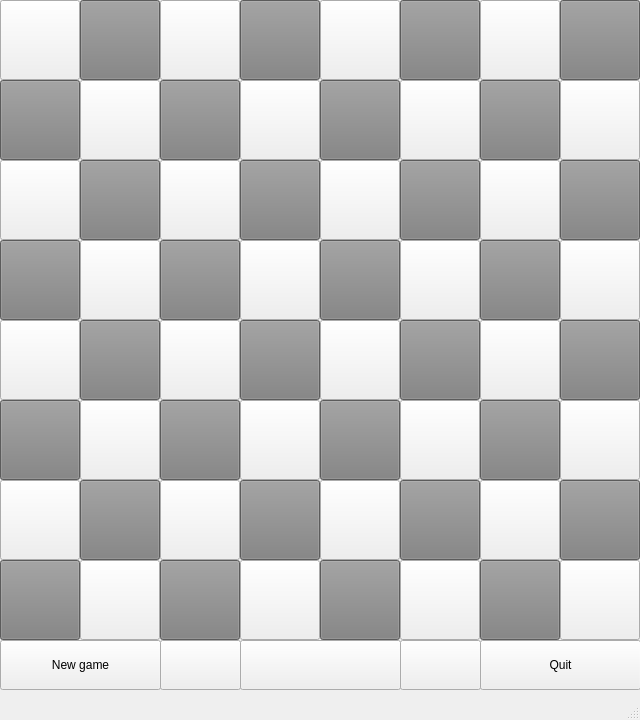
<?xml version="1.0" encoding="UTF-8"?>
<ui version="4.0">
 <class>MainWindow</class>
 <widget class="QMainWindow" name="MainWindow">
  <property name="geometry">
   <rect>
    <x>0</x>
    <y>0</y>
    <width>640</width>
    <height>720</height>
   </rect>
  </property>
  <property name="sizePolicy">
   <sizepolicy hsizetype="Fixed" vsizetype="Fixed">
    <horstretch>0</horstretch>
    <verstretch>0</verstretch>
   </sizepolicy>
  </property>
  <property name="minimumSize">
   <size>
    <width>640</width>
    <height>720</height>
   </size>
  </property>
  <property name="windowTitle">
   <string>MainWindow</string>
  </property>
  <widget class="QWidget" name="centralwidget">
   <widget class="QPushButton" name="Field_71">
    <property name="geometry">
     <rect>
      <x>80</x>
      <y>560</y>
      <width>80</width>
      <height>80</height>
     </rect>
    </property>
    <property name="styleSheet">
     <string notr="true">QPushButton::pressed {
 background-color: #FFEBCD;
}</string>
    </property>
    <property name="text">
     <string/>
    </property>
   </widget>
   <widget class="QPushButton" name="Field_70">
    <property name="geometry">
     <rect>
      <x>0</x>
      <y>560</y>
      <width>80</width>
      <height>80</height>
     </rect>
    </property>
    <property name="styleSheet">
     <string notr="true">QPushButton {
 background-color: #808080;
}

QPushButton::pressed {
 background-color: #FFEBCD;
}</string>
    </property>
    <property name="text">
     <string/>
    </property>
   </widget>
   <widget class="QPushButton" name="Field_72">
    <property name="geometry">
     <rect>
      <x>160</x>
      <y>560</y>
      <width>80</width>
      <height>80</height>
     </rect>
    </property>
    <property name="styleSheet">
     <string notr="true">QPushButton {
 background-color: #808080;
}

QPushButton::pressed {
 background-color: #FFEBCD;
}</string>
    </property>
    <property name="text">
     <string/>
    </property>
   </widget>
   <widget class="QPushButton" name="Field_73">
    <property name="geometry">
     <rect>
      <x>240</x>
      <y>560</y>
      <width>80</width>
      <height>80</height>
     </rect>
    </property>
    <property name="styleSheet">
     <string notr="true">QPushButton::pressed {
 background-color: #FFEBCD;
}</string>
    </property>
    <property name="text">
     <string/>
    </property>
   </widget>
   <widget class="QPushButton" name="Field_76">
    <property name="geometry">
     <rect>
      <x>480</x>
      <y>560</y>
      <width>80</width>
      <height>80</height>
     </rect>
    </property>
    <property name="styleSheet">
     <string notr="true">QPushButton {
 background-color: #808080;
}

QPushButton::pressed {
 background-color: #FFEBCD;
}</string>
    </property>
    <property name="text">
     <string/>
    </property>
   </widget>
   <widget class="QPushButton" name="Field_75">
    <property name="geometry">
     <rect>
      <x>400</x>
      <y>560</y>
      <width>80</width>
      <height>80</height>
     </rect>
    </property>
    <property name="styleSheet">
     <string notr="true">QPushButton::pressed {
 background-color: #FFEBCD;
}</string>
    </property>
    <property name="text">
     <string/>
    </property>
   </widget>
   <widget class="QPushButton" name="Field_77">
    <property name="geometry">
     <rect>
      <x>560</x>
      <y>560</y>
      <width>80</width>
      <height>80</height>
     </rect>
    </property>
    <property name="styleSheet">
     <string notr="true">QPushButton::pressed {
 background-color: #FFEBCD;
}</string>
    </property>
    <property name="text">
     <string/>
    </property>
   </widget>
   <widget class="QPushButton" name="Field_74">
    <property name="geometry">
     <rect>
      <x>320</x>
      <y>560</y>
      <width>80</width>
      <height>80</height>
     </rect>
    </property>
    <property name="styleSheet">
     <string notr="true">QPushButton {
 background-color: #808080;
}

QPushButton::pressed {
 background-color: #FFEBCD;
}</string>
    </property>
    <property name="text">
     <string/>
    </property>
   </widget>
   <widget class="QPushButton" name="Field_62">
    <property name="geometry">
     <rect>
      <x>160</x>
      <y>480</y>
      <width>80</width>
      <height>80</height>
     </rect>
    </property>
    <property name="styleSheet">
     <string notr="true">QPushButton::pressed {
 background-color: #FFEBCD;
}</string>
    </property>
    <property name="text">
     <string/>
    </property>
   </widget>
   <widget class="QPushButton" name="Field_65">
    <property name="geometry">
     <rect>
      <x>400</x>
      <y>480</y>
      <width>80</width>
      <height>80</height>
     </rect>
    </property>
    <property name="styleSheet">
     <string notr="true">QPushButton {
 background-color: #808080;
}

QPushButton::pressed {
 background-color: #FFEBCD;
}</string>
    </property>
    <property name="text">
     <string/>
    </property>
   </widget>
   <widget class="QPushButton" name="Field_60">
    <property name="geometry">
     <rect>
      <x>0</x>
      <y>480</y>
      <width>80</width>
      <height>80</height>
     </rect>
    </property>
    <property name="styleSheet">
     <string notr="true">QPushButton::pressed {
 background-color: #FFEBCD;
}</string>
    </property>
    <property name="text">
     <string/>
    </property>
   </widget>
   <widget class="QPushButton" name="Field_67">
    <property name="geometry">
     <rect>
      <x>560</x>
      <y>480</y>
      <width>80</width>
      <height>80</height>
     </rect>
    </property>
    <property name="styleSheet">
     <string notr="true">QPushButton {
 background-color: #808080;
}

QPushButton::pressed {
 background-color: #FFEBCD;
}</string>
    </property>
    <property name="text">
     <string/>
    </property>
   </widget>
   <widget class="QPushButton" name="Field_63">
    <property name="geometry">
     <rect>
      <x>240</x>
      <y>480</y>
      <width>80</width>
      <height>80</height>
     </rect>
    </property>
    <property name="styleSheet">
     <string notr="true">QPushButton {
 background-color: #808080;
}

QPushButton::pressed {
 background-color: #FFEBCD;
}</string>
    </property>
    <property name="text">
     <string/>
    </property>
   </widget>
   <widget class="QPushButton" name="Field_61">
    <property name="geometry">
     <rect>
      <x>80</x>
      <y>480</y>
      <width>80</width>
      <height>80</height>
     </rect>
    </property>
    <property name="styleSheet">
     <string notr="true">QPushButton {
 background-color: #808080;
}

QPushButton::pressed {
 background-color: #FFEBCD;
}</string>
    </property>
    <property name="text">
     <string/>
    </property>
   </widget>
   <widget class="QPushButton" name="Field_66">
    <property name="geometry">
     <rect>
      <x>480</x>
      <y>480</y>
      <width>80</width>
      <height>80</height>
     </rect>
    </property>
    <property name="styleSheet">
     <string notr="true">QPushButton::pressed {
 background-color: #FFEBCD;
}</string>
    </property>
    <property name="text">
     <string/>
    </property>
   </widget>
   <widget class="QPushButton" name="Field_64">
    <property name="geometry">
     <rect>
      <x>320</x>
      <y>480</y>
      <width>80</width>
      <height>80</height>
     </rect>
    </property>
    <property name="styleSheet">
     <string notr="true">QPushButton::pressed {
 background-color: #FFEBCD;
}</string>
    </property>
    <property name="text">
     <string/>
    </property>
   </widget>
   <widget class="QPushButton" name="Field_51">
    <property name="geometry">
     <rect>
      <x>80</x>
      <y>400</y>
      <width>80</width>
      <height>80</height>
     </rect>
    </property>
    <property name="styleSheet">
     <string notr="true">QPushButton::pressed {
 background-color: #FFEBCD;
}</string>
    </property>
    <property name="text">
     <string/>
    </property>
   </widget>
   <widget class="QPushButton" name="Field_53">
    <property name="geometry">
     <rect>
      <x>240</x>
      <y>400</y>
      <width>80</width>
      <height>80</height>
     </rect>
    </property>
    <property name="styleSheet">
     <string notr="true">QPushButton::pressed {
 background-color: #FFEBCD;
}</string>
    </property>
    <property name="text">
     <string/>
    </property>
   </widget>
   <widget class="QPushButton" name="Field_50">
    <property name="geometry">
     <rect>
      <x>0</x>
      <y>400</y>
      <width>80</width>
      <height>80</height>
     </rect>
    </property>
    <property name="styleSheet">
     <string notr="true">QPushButton {
 background-color: #808080;
}

QPushButton::pressed {
 background-color: #FFEBCD;
}</string>
    </property>
    <property name="text">
     <string/>
    </property>
   </widget>
   <widget class="QPushButton" name="Field_57">
    <property name="geometry">
     <rect>
      <x>560</x>
      <y>400</y>
      <width>80</width>
      <height>80</height>
     </rect>
    </property>
    <property name="styleSheet">
     <string notr="true">QPushButton::pressed {
 background-color: #FFEBCD;
}</string>
    </property>
    <property name="text">
     <string/>
    </property>
   </widget>
   <widget class="QPushButton" name="Field_56">
    <property name="geometry">
     <rect>
      <x>480</x>
      <y>400</y>
      <width>80</width>
      <height>80</height>
     </rect>
    </property>
    <property name="styleSheet">
     <string notr="true">QPushButton {
 background-color: #808080;
}

QPushButton::pressed {
 background-color: #FFEBCD;
}</string>
    </property>
    <property name="text">
     <string/>
    </property>
   </widget>
   <widget class="QPushButton" name="Field_55">
    <property name="geometry">
     <rect>
      <x>400</x>
      <y>400</y>
      <width>80</width>
      <height>80</height>
     </rect>
    </property>
    <property name="styleSheet">
     <string notr="true">QPushButton::pressed {
 background-color: #FFEBCD;
}</string>
    </property>
    <property name="text">
     <string/>
    </property>
   </widget>
   <widget class="QPushButton" name="Field_52">
    <property name="geometry">
     <rect>
      <x>160</x>
      <y>400</y>
      <width>80</width>
      <height>80</height>
     </rect>
    </property>
    <property name="styleSheet">
     <string notr="true">QPushButton {
 background-color: #808080;
}

QPushButton::pressed {
 background-color: #FFEBCD;
}</string>
    </property>
    <property name="text">
     <string/>
    </property>
   </widget>
   <widget class="QPushButton" name="Field_54">
    <property name="geometry">
     <rect>
      <x>320</x>
      <y>400</y>
      <width>80</width>
      <height>80</height>
     </rect>
    </property>
    <property name="styleSheet">
     <string notr="true">QPushButton {
 background-color: #808080;
}

QPushButton::pressed {
 background-color: #FFEBCD;
}</string>
    </property>
    <property name="text">
     <string/>
    </property>
   </widget>
   <widget class="QPushButton" name="Field_41">
    <property name="geometry">
     <rect>
      <x>80</x>
      <y>320</y>
      <width>80</width>
      <height>80</height>
     </rect>
    </property>
    <property name="styleSheet">
     <string notr="true">QPushButton {
 background-color: #808080;
}

QPushButton::pressed {
 background-color: #FFEBCD;
}</string>
    </property>
    <property name="text">
     <string/>
    </property>
   </widget>
   <widget class="QPushButton" name="Field_43">
    <property name="geometry">
     <rect>
      <x>240</x>
      <y>320</y>
      <width>80</width>
      <height>80</height>
     </rect>
    </property>
    <property name="styleSheet">
     <string notr="true">QPushButton {
 background-color: #808080;
}

QPushButton::pressed {
 background-color: #FFEBCD;
}</string>
    </property>
    <property name="text">
     <string/>
    </property>
   </widget>
   <widget class="QPushButton" name="Field_40">
    <property name="geometry">
     <rect>
      <x>0</x>
      <y>320</y>
      <width>80</width>
      <height>80</height>
     </rect>
    </property>
    <property name="styleSheet">
     <string notr="true">QPushButton::pressed {
 background-color: #FFEBCD;
}</string>
    </property>
    <property name="text">
     <string/>
    </property>
   </widget>
   <widget class="QPushButton" name="Field_47">
    <property name="geometry">
     <rect>
      <x>560</x>
      <y>320</y>
      <width>80</width>
      <height>80</height>
     </rect>
    </property>
    <property name="styleSheet">
     <string notr="true">QPushButton {
 background-color: #808080;
}

QPushButton::pressed {
 background-color: #FFEBCD;
}</string>
    </property>
    <property name="text">
     <string/>
    </property>
   </widget>
   <widget class="QPushButton" name="Field_46">
    <property name="geometry">
     <rect>
      <x>480</x>
      <y>320</y>
      <width>80</width>
      <height>80</height>
     </rect>
    </property>
    <property name="styleSheet">
     <string notr="true">QPushButton::pressed {
 background-color: #FFEBCD;
}</string>
    </property>
    <property name="text">
     <string/>
    </property>
   </widget>
   <widget class="QPushButton" name="Field_45">
    <property name="geometry">
     <rect>
      <x>400</x>
      <y>320</y>
      <width>80</width>
      <height>80</height>
     </rect>
    </property>
    <property name="styleSheet">
     <string notr="true">QPushButton {
 background-color: #808080;
}

QPushButton::pressed {
 background-color: #FFEBCD;
}</string>
    </property>
    <property name="text">
     <string/>
    </property>
   </widget>
   <widget class="QPushButton" name="Field_42">
    <property name="geometry">
     <rect>
      <x>160</x>
      <y>320</y>
      <width>80</width>
      <height>80</height>
     </rect>
    </property>
    <property name="styleSheet">
     <string notr="true">QPushButton::pressed {
 background-color: #FFEBCD;
}</string>
    </property>
    <property name="text">
     <string/>
    </property>
   </widget>
   <widget class="QPushButton" name="Field_44">
    <property name="geometry">
     <rect>
      <x>320</x>
      <y>320</y>
      <width>80</width>
      <height>80</height>
     </rect>
    </property>
    <property name="styleSheet">
     <string notr="true">QPushButton::pressed {
 background-color: #FFEBCD;
}</string>
    </property>
    <property name="text">
     <string/>
    </property>
   </widget>
   <widget class="QPushButton" name="Field_04">
    <property name="geometry">
     <rect>
      <x>320</x>
      <y>0</y>
      <width>80</width>
      <height>80</height>
     </rect>
    </property>
    <property name="styleSheet">
     <string notr="true">QPushButton::pressed {
 background-color: #FFEBCD;
}</string>
    </property>
    <property name="text">
     <string/>
    </property>
   </widget>
   <widget class="QPushButton" name="Field_25">
    <property name="geometry">
     <rect>
      <x>400</x>
      <y>160</y>
      <width>80</width>
      <height>80</height>
     </rect>
    </property>
    <property name="styleSheet">
     <string notr="true">QPushButton {
 background-color: #808080;
}

QPushButton::pressed {
 background-color: #FFEBCD;
}</string>
    </property>
    <property name="text">
     <string/>
    </property>
   </widget>
   <widget class="QPushButton" name="Field_22">
    <property name="geometry">
     <rect>
      <x>160</x>
      <y>160</y>
      <width>80</width>
      <height>80</height>
     </rect>
    </property>
    <property name="styleSheet">
     <string notr="true">QPushButton::pressed {
 background-color: #FFEBCD;
}</string>
    </property>
    <property name="text">
     <string/>
    </property>
   </widget>
   <widget class="QPushButton" name="Field_17">
    <property name="geometry">
     <rect>
      <x>560</x>
      <y>80</y>
      <width>80</width>
      <height>80</height>
     </rect>
    </property>
    <property name="styleSheet">
     <string notr="true">QPushButton::pressed {
 background-color: #FFEBCD;
}</string>
    </property>
    <property name="text">
     <string/>
    </property>
   </widget>
   <widget class="QPushButton" name="Field_11">
    <property name="geometry">
     <rect>
      <x>80</x>
      <y>80</y>
      <width>80</width>
      <height>80</height>
     </rect>
    </property>
    <property name="styleSheet">
     <string notr="true">QPushButton::pressed {
 background-color: #FFEBCD;
}</string>
    </property>
    <property name="text">
     <string/>
    </property>
   </widget>
   <widget class="QPushButton" name="Field_13">
    <property name="geometry">
     <rect>
      <x>240</x>
      <y>80</y>
      <width>80</width>
      <height>80</height>
     </rect>
    </property>
    <property name="styleSheet">
     <string notr="true">QPushButton::pressed {
 background-color: #FFEBCD;
}</string>
    </property>
    <property name="text">
     <string/>
    </property>
   </widget>
   <widget class="QPushButton" name="Field_12">
    <property name="geometry">
     <rect>
      <x>160</x>
      <y>80</y>
      <width>80</width>
      <height>80</height>
     </rect>
    </property>
    <property name="styleSheet">
     <string notr="true">QPushButton {
 background-color: #808080;
}

QPushButton::pressed {
 background-color: #FFEBCD;
}</string>
    </property>
    <property name="text">
     <string/>
    </property>
   </widget>
   <widget class="QPushButton" name="Field_35">
    <property name="geometry">
     <rect>
      <x>400</x>
      <y>240</y>
      <width>80</width>
      <height>80</height>
     </rect>
    </property>
    <property name="styleSheet">
     <string notr="true">QPushButton::pressed {
 background-color: #FFEBCD;
}</string>
    </property>
    <property name="text">
     <string/>
    </property>
   </widget>
   <widget class="QPushButton" name="Field_06">
    <property name="geometry">
     <rect>
      <x>480</x>
      <y>0</y>
      <width>80</width>
      <height>80</height>
     </rect>
    </property>
    <property name="styleSheet">
     <string notr="true">QPushButton::pressed {
 background-color: #FFEBCD;
}</string>
    </property>
    <property name="text">
     <string/>
    </property>
   </widget>
   <widget class="QPushButton" name="Field_20">
    <property name="geometry">
     <rect>
      <x>0</x>
      <y>160</y>
      <width>80</width>
      <height>80</height>
     </rect>
    </property>
    <property name="styleSheet">
     <string notr="true">QPushButton::pressed {
 background-color: #FFEBCD;
}</string>
    </property>
    <property name="text">
     <string/>
    </property>
   </widget>
   <widget class="QPushButton" name="Field_02">
    <property name="geometry">
     <rect>
      <x>160</x>
      <y>0</y>
      <width>80</width>
      <height>80</height>
     </rect>
    </property>
    <property name="styleSheet">
     <string notr="true">QPushButton::pressed {
 background-color: #FFEBCD;
}</string>
    </property>
    <property name="text">
     <string/>
    </property>
   </widget>
   <widget class="QPushButton" name="Field_21">
    <property name="geometry">
     <rect>
      <x>80</x>
      <y>160</y>
      <width>80</width>
      <height>80</height>
     </rect>
    </property>
    <property name="styleSheet">
     <string notr="true">QPushButton {
 background-color: #808080;
}

QPushButton::pressed {
 background-color: #FFEBCD;
}</string>
    </property>
    <property name="text">
     <string/>
    </property>
   </widget>
   <widget class="QPushButton" name="Field_33">
    <property name="geometry">
     <rect>
      <x>240</x>
      <y>240</y>
      <width>80</width>
      <height>80</height>
     </rect>
    </property>
    <property name="styleSheet">
     <string notr="true">QPushButton::pressed {
 background-color: #FFEBCD;
}</string>
    </property>
    <property name="text">
     <string/>
    </property>
   </widget>
   <widget class="QPushButton" name="Field_10">
    <property name="geometry">
     <rect>
      <x>0</x>
      <y>80</y>
      <width>80</width>
      <height>80</height>
     </rect>
    </property>
    <property name="styleSheet">
     <string notr="true">QPushButton {
 background-color: #808080;
}

QPushButton::pressed {
 background-color: #FFEBCD;
}</string>
    </property>
    <property name="text">
     <string/>
    </property>
   </widget>
   <widget class="QPushButton" name="Field_14">
    <property name="geometry">
     <rect>
      <x>320</x>
      <y>80</y>
      <width>80</width>
      <height>80</height>
     </rect>
    </property>
    <property name="styleSheet">
     <string notr="true">QPushButton {
 background-color: #808080;
}

QPushButton::pressed {
 background-color: #FFEBCD;
}</string>
    </property>
    <property name="text">
     <string/>
    </property>
   </widget>
   <widget class="QPushButton" name="Field_32">
    <property name="geometry">
     <rect>
      <x>160</x>
      <y>240</y>
      <width>80</width>
      <height>80</height>
     </rect>
    </property>
    <property name="styleSheet">
     <string notr="true">QPushButton {
 background-color: #808080;
}

QPushButton::pressed {
 background-color: #FFEBCD;
}</string>
    </property>
    <property name="text">
     <string/>
    </property>
   </widget>
   <widget class="QPushButton" name="Field_01">
    <property name="geometry">
     <rect>
      <x>80</x>
      <y>0</y>
      <width>80</width>
      <height>80</height>
     </rect>
    </property>
    <property name="styleSheet">
     <string notr="true">QPushButton {
 background-color: #808080;
}

QPushButton::pressed {
 background-color: #FFEBCD;
}</string>
    </property>
    <property name="text">
     <string/>
    </property>
   </widget>
   <widget class="QPushButton" name="Field_23">
    <property name="geometry">
     <rect>
      <x>240</x>
      <y>160</y>
      <width>80</width>
      <height>80</height>
     </rect>
    </property>
    <property name="styleSheet">
     <string notr="true">QPushButton {
 background-color: #808080;
}

QPushButton::pressed {
 background-color: #FFEBCD;
}</string>
    </property>
    <property name="text">
     <string/>
    </property>
   </widget>
   <widget class="QPushButton" name="Field_24">
    <property name="geometry">
     <rect>
      <x>320</x>
      <y>160</y>
      <width>80</width>
      <height>80</height>
     </rect>
    </property>
    <property name="styleSheet">
     <string notr="true">QPushButton::pressed {
 background-color: #FFEBCD;
}</string>
    </property>
    <property name="text">
     <string/>
    </property>
   </widget>
   <widget class="QPushButton" name="Field_26">
    <property name="geometry">
     <rect>
      <x>480</x>
      <y>160</y>
      <width>80</width>
      <height>80</height>
     </rect>
    </property>
    <property name="styleSheet">
     <string notr="true">QPushButton::pressed {
 background-color: #FFEBCD;
}</string>
    </property>
    <property name="text">
     <string/>
    </property>
   </widget>
   <widget class="QPushButton" name="Field_07">
    <property name="geometry">
     <rect>
      <x>560</x>
      <y>0</y>
      <width>80</width>
      <height>80</height>
     </rect>
    </property>
    <property name="styleSheet">
     <string notr="true">QPushButton {
 background-color: #808080;
}

QPushButton::pressed {
 background-color: #FFEBCD;
}</string>
    </property>
    <property name="text">
     <string/>
    </property>
   </widget>
   <widget class="QPushButton" name="Field_00">
    <property name="geometry">
     <rect>
      <x>0</x>
      <y>0</y>
      <width>80</width>
      <height>80</height>
     </rect>
    </property>
    <property name="styleSheet">
     <string notr="true">QPushButton::pressed {
 background-color: #FFEBCD;
}</string>
    </property>
    <property name="text">
     <string/>
    </property>
   </widget>
   <widget class="QPushButton" name="Field_36">
    <property name="geometry">
     <rect>
      <x>480</x>
      <y>240</y>
      <width>80</width>
      <height>80</height>
     </rect>
    </property>
    <property name="styleSheet">
     <string notr="true">QPushButton {
 background-color: #808080;
}

QPushButton::pressed {
 background-color: #FFEBCD;
}</string>
    </property>
    <property name="text">
     <string/>
    </property>
   </widget>
   <widget class="QPushButton" name="Field_27">
    <property name="geometry">
     <rect>
      <x>560</x>
      <y>160</y>
      <width>80</width>
      <height>80</height>
     </rect>
    </property>
    <property name="styleSheet">
     <string notr="true">QPushButton {
 background-color: #808080;
}

QPushButton::pressed {
 background-color: #FFEBCD;
}</string>
    </property>
    <property name="text">
     <string/>
    </property>
   </widget>
   <widget class="QPushButton" name="Field_37">
    <property name="geometry">
     <rect>
      <x>560</x>
      <y>240</y>
      <width>80</width>
      <height>80</height>
     </rect>
    </property>
    <property name="styleSheet">
     <string notr="true">QPushButton::pressed {
 background-color: #FFEBCD;
}</string>
    </property>
    <property name="text">
     <string/>
    </property>
   </widget>
   <widget class="QPushButton" name="Field_05">
    <property name="geometry">
     <rect>
      <x>400</x>
      <y>0</y>
      <width>80</width>
      <height>80</height>
     </rect>
    </property>
    <property name="styleSheet">
     <string notr="true">QPushButton {
 background-color: #808080;
}

QPushButton::pressed {
 background-color: #FFEBCD;
}</string>
    </property>
    <property name="text">
     <string/>
    </property>
   </widget>
   <widget class="QPushButton" name="Field_30">
    <property name="geometry">
     <rect>
      <x>0</x>
      <y>240</y>
      <width>80</width>
      <height>80</height>
     </rect>
    </property>
    <property name="styleSheet">
     <string notr="true">QPushButton {
 background-color: #808080;
}

QPushButton::pressed {
 background-color: #FFEBCD;
}</string>
    </property>
    <property name="text">
     <string/>
    </property>
   </widget>
   <widget class="QPushButton" name="Field_16">
    <property name="geometry">
     <rect>
      <x>480</x>
      <y>80</y>
      <width>80</width>
      <height>80</height>
     </rect>
    </property>
    <property name="styleSheet">
     <string notr="true">QPushButton {
 background-color: #808080;
}

QPushButton::pressed {
 background-color: #FFEBCD;
}</string>
    </property>
    <property name="text">
     <string/>
    </property>
   </widget>
   <widget class="QPushButton" name="Field_31">
    <property name="geometry">
     <rect>
      <x>80</x>
      <y>240</y>
      <width>80</width>
      <height>80</height>
     </rect>
    </property>
    <property name="styleSheet">
     <string notr="true">QPushButton::pressed {
 background-color: #FFEBCD;
}</string>
    </property>
    <property name="text">
     <string/>
    </property>
   </widget>
   <widget class="QPushButton" name="Field_03">
    <property name="geometry">
     <rect>
      <x>240</x>
      <y>0</y>
      <width>80</width>
      <height>80</height>
     </rect>
    </property>
    <property name="styleSheet">
     <string notr="true">QPushButton {
 background-color: #808080;
}

QPushButton::pressed {
 background-color: #FFEBCD;
}</string>
    </property>
    <property name="text">
     <string/>
    </property>
   </widget>
   <widget class="QPushButton" name="Field_15">
    <property name="geometry">
     <rect>
      <x>400</x>
      <y>80</y>
      <width>80</width>
      <height>80</height>
     </rect>
    </property>
    <property name="styleSheet">
     <string notr="true">QPushButton::pressed {
 background-color: #FFEBCD;
}</string>
    </property>
    <property name="text">
     <string/>
    </property>
   </widget>
   <widget class="QPushButton" name="Field_34">
    <property name="geometry">
     <rect>
      <x>320</x>
      <y>240</y>
      <width>80</width>
      <height>80</height>
     </rect>
    </property>
    <property name="styleSheet">
     <string notr="true">QPushButton {
 background-color: #808080;
}

QPushButton::pressed {
 background-color: #FFEBCD;
}</string>
    </property>
    <property name="text">
     <string/>
    </property>
   </widget>
   <widget class="QToolButton" name="NewGame">
    <property name="geometry">
     <rect>
      <x>0</x>
      <y>640</y>
      <width>161</width>
      <height>50</height>
     </rect>
    </property>
    <property name="text">
     <string>New game</string>
    </property>
   </widget>
   <widget class="QToolButton" name="Quit">
    <property name="geometry">
     <rect>
      <x>480</x>
      <y>640</y>
      <width>161</width>
      <height>50</height>
     </rect>
    </property>
    <property name="text">
     <string>Quit</string>
    </property>
   </widget>
   <widget class="QToolButton" name="Turn">
    <property name="geometry">
     <rect>
      <x>240</x>
      <y>640</y>
      <width>161</width>
      <height>50</height>
     </rect>
    </property>
    <property name="text">
     <string/>
    </property>
    <property name="icon">
     <iconset resource="qtresourceexample.qrc">
      <normaloff>:/img/right_arrow_white.png</normaloff>:/img/right_arrow_white.png</iconset>
    </property>
    <property name="iconSize">
     <size>
      <width>48</width>
      <height>48</height>
     </size>
    </property>
   </widget>
   <widget class="QToolButton" name="TurnBlack">
    <property name="geometry">
     <rect>
      <x>160</x>
      <y>640</y>
      <width>81</width>
      <height>50</height>
     </rect>
    </property>
    <property name="text">
     <string/>
    </property>
    <property name="icon">
     <iconset resource="qtresourceexample.qrc">
      <normaloff>:/img/pawn.png</normaloff>:/img/pawn.png</iconset>
    </property>
    <property name="iconSize">
     <size>
      <width>48</width>
      <height>48</height>
     </size>
    </property>
   </widget>
   <widget class="QToolButton" name="TurnWhite">
    <property name="geometry">
     <rect>
      <x>400</x>
      <y>640</y>
      <width>81</width>
      <height>50</height>
     </rect>
    </property>
    <property name="text">
     <string/>
    </property>
    <property name="icon">
     <iconset resource="qtresourceexample.qrc">
      <normaloff>:/img/pawn_white.png</normaloff>:/img/pawn_white.png</iconset>
    </property>
    <property name="iconSize">
     <size>
      <width>48</width>
      <height>48</height>
     </size>
    </property>
   </widget>
  </widget>
  <widget class="QMenuBar" name="menubar">
   <property name="geometry">
    <rect>
     <x>0</x>
     <y>0</y>
     <width>640</width>
     <height>22</height>
    </rect>
   </property>
  </widget>
  <widget class="QStatusBar" name="statusbar"/>
 </widget>
 <resources>
  <include location="qtresourceexample.qrc"/>
 </resources>
 <connections/>
</ui>
